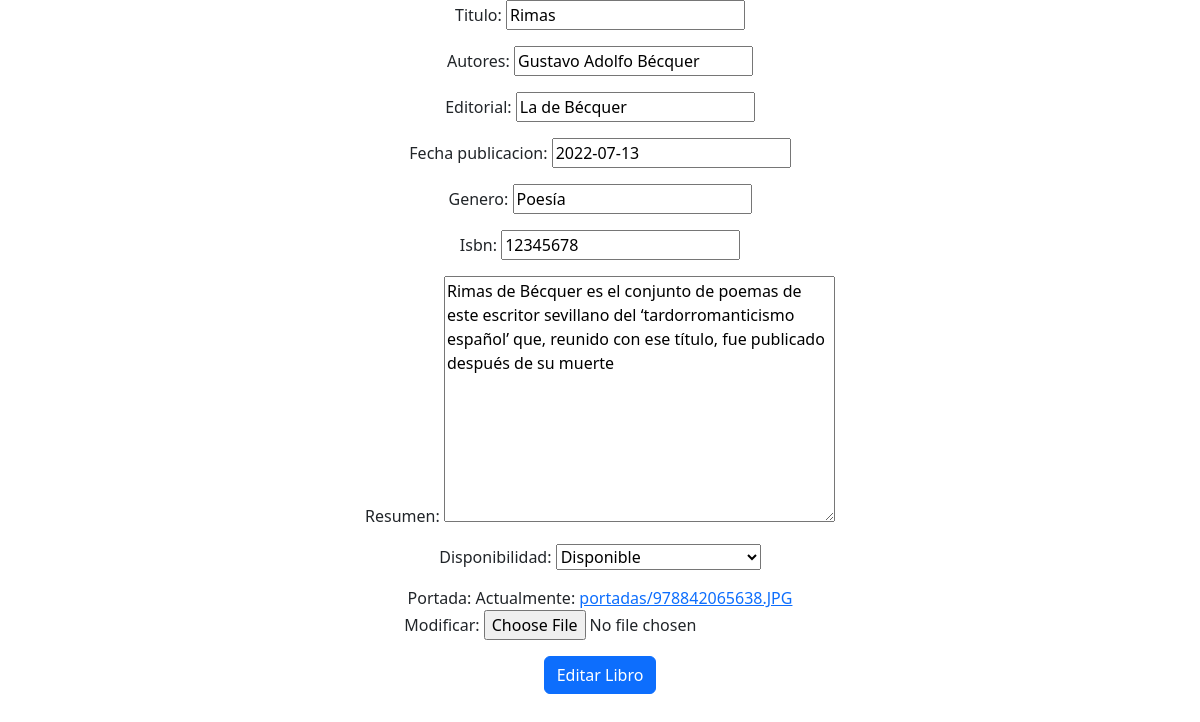
Screenshot of /edit/1 with the database file from the repository.
### biblioteca_App/models.py (models this page shows, shortened)
class Libro(models.Model):
    Disponibilidad = [('disponible', 'Disponible'),('prestado', 'Prestado'),('en_proceso', 'En proceso de préstamo'),]
    titulo = models.CharField(max_length=200)
    autores = models.CharField(max_length=200)
    editorial = models.CharField(max_length=200)
    fecha_publicacion = models.DateField()
    genero = models.CharField(max_length=50)
    isbn = models.CharField(max_length=15)
    resumen = models.TextField()
    disponibilidad = models.CharField(max_length=22, choices=Disponibilidad, default='disponible')
    portada = models.ImageField(upload_to='portadas/')

### biblioteca_App/views.py (the view)
# urls.py: path('edit/<int:pk>', EditBook.as_view(), name='edit_book'),
class EditBook(UpdateView):
    model = Libro
    fields = ['titulo', 'autores','editorial','fecha_publicacion', 'genero','isbn','resumen', 'disponibilidad', 'portada']
    template_name_suffix = "_update_form"
    success_url = reverse_lazy("list_books")

### biblioteca_App/templates/biblioteca_App/libro_update_form.html (shortened to what this page needs)
<!DOCTYPE html>
<html lang="en">
<head>
    <link href="https://cdn.jsdelivr.net/npm/bootstrap@5.3.2/dist/css/bootstrap.min.css" rel="stylesheet">
</head>
<body class="text-center">
    <form action="{% url 'edit_book' object.pk %}" enctype="multipart/form-data" method="post">
        {{ form.as_p}}
        <button class="btn btn-primary" type="submit">Editar Libro</button>
    </form>
</body>
</html>

### rows the page displays
Libro: titulo "Rimas", autores "Gustavo Adolfo Bécquer", editorial "La de Bécquer", fecha_publicacion "2022-07-13", genero "Poesía", isbn "12345678", resumen "Rimas de Bécquer es el conjunto de poemas de este escritor sevillano del ‘tardorromanticismo español’ que, reunido con ese título, fue publicado después de su muerte", disponibilidad "Disponible"
